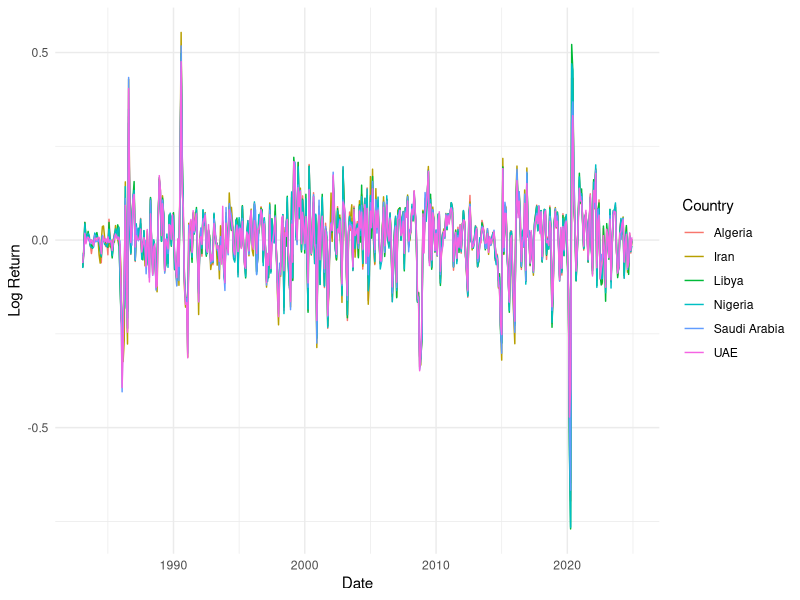
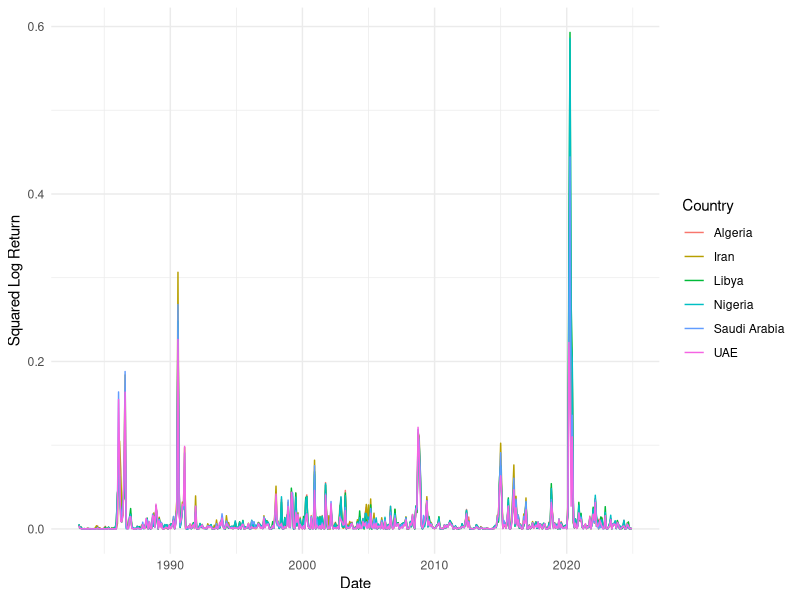

R code for these plots, in order:
# Copyright 2026 Fayçal Djebari
# Licensed under the Apache License, Version 2.0
# See the LICENSE file in the repository root for full license information.

# Load necessary libraries
library(ggplot2)
library(tidyr)
library(dplyr)

# Set working directory
#setwd("/Users/faycal/Library/CloudStorage/GoogleDrive-fayceldjebari@gmail.com/My Drive/Données/OPEC DATA/")
setwd("/Users/faycal/Library/CloudStorage/Dropbox/Code Paper 1/Volatility-Spillovers-and-Interconnectedness-in-OPEC-Oil-Markets-main")

# Read the CSV file
df <- read.csv("log_returns_data.csv")

# Convert Date to proper date format
df$Date <- as.Date(df$Date)

# Rename "Saudi.Arabia" to "Saudi Arabia" for clarity in plots
colnames(df)[colnames(df) == "Saudi.Arabia"] <- "Saudi Arabia"

# Reshape the data for plotting (all columns except Date are countries)
returns_long <- df %>%
  pivot_longer(cols = -Date, names_to = "Country", values_to = "Return")

# Plot the returns
ggplot(returns_long, aes(x = Date, y = Return, color = Country)) +
  geom_line() +
  labs(x = "Date", y = "Log Return") +
  theme_minimal()

# Calculate squared returns
returns_long <- returns_long %>%
  mutate(Squared_Return = Return^2)

# Plot the squared returns
ggplot(returns_long, aes(x = Date, y = Squared_Return, color = Country)) +
  geom_line() +
  labs(x = "Date", y = "Squared Log Return") +
  theme_minimal()
